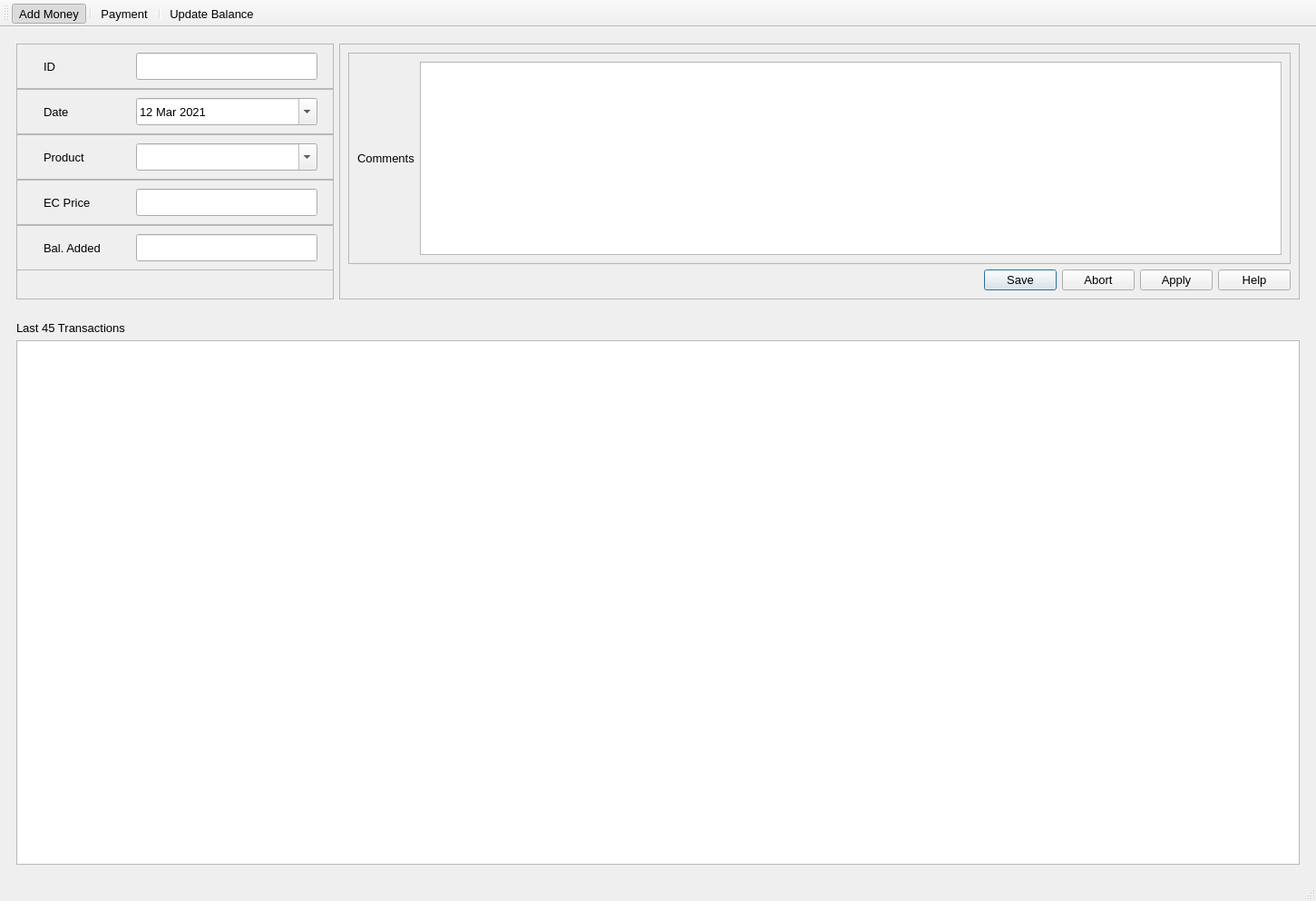
<?xml version="1.0" encoding="UTF-8"?>
<ui version="4.0">
 <class>MainWindow</class>
 <widget class="QMainWindow" name="MainWindow">
  <property name="geometry">
   <rect>
    <x>0</x>
    <y>0</y>
    <width>1451</width>
    <height>993</height>
   </rect>
  </property>
  <property name="minimumSize">
   <size>
    <width>1000</width>
    <height>750</height>
   </size>
  </property>
  <property name="maximumSize">
   <size>
    <width>2048</width>
    <height>1024</height>
   </size>
  </property>
  <property name="font">
   <font>
    <family>Segoe UI</family>
    <pointsize>10</pointsize>
   </font>
  </property>
  <property name="windowTitle">
   <string>Tracking</string>
  </property>
  <property name="toolButtonStyle">
   <enum>Qt::ToolButtonTextBesideIcon</enum>
  </property>
  <widget class="QWidget" name="centralwidget">
   <layout class="QHBoxLayout" name="horizontalLayout">
    <item>
     <layout class="QVBoxLayout" name="verticalLayout">
      <item>
       <widget class="QWidget" name="widget_2" native="true">
        <property name="sizePolicy">
         <sizepolicy hsizetype="Preferred" vsizetype="Fixed">
          <horstretch>0</horstretch>
          <verstretch>0</verstretch>
         </sizepolicy>
        </property>
        <property name="minimumSize">
         <size>
          <width>0</width>
          <height>300</height>
         </size>
        </property>
        <property name="maximumSize">
         <size>
          <width>16777215</width>
          <height>300</height>
         </size>
        </property>
        <layout class="QHBoxLayout" name="horizontalLayout_4">
         <item>
          <layout class="QHBoxLayout" name="horizontalLayout_2">
           <item>
            <widget class="QFrame" name="frame">
             <property name="sizePolicy">
              <sizepolicy hsizetype="Fixed" vsizetype="Preferred">
               <horstretch>0</horstretch>
               <verstretch>0</verstretch>
              </sizepolicy>
             </property>
             <property name="minimumSize">
              <size>
               <width>350</width>
               <height>0</height>
              </size>
             </property>
             <property name="maximumSize">
              <size>
               <width>350</width>
               <height>16777215</height>
              </size>
             </property>
             <property name="frameShape">
              <enum>QFrame::StyledPanel</enum>
             </property>
             <property name="frameShadow">
              <enum>QFrame::Raised</enum>
             </property>
             <widget class="QFrame" name="qf_ID">
              <property name="geometry">
               <rect>
                <x>0</x>
                <y>0</y>
                <width>350</width>
                <height>50</height>
               </rect>
              </property>
              <property name="frameShape">
               <enum>QFrame::StyledPanel</enum>
              </property>
              <property name="frameShadow">
               <enum>QFrame::Raised</enum>
              </property>
              <widget class="QLabel" name="label">
               <property name="geometry">
                <rect>
                 <x>30</x>
                 <y>10</y>
                 <width>100</width>
                 <height>30</height>
                </rect>
               </property>
               <property name="text">
                <string>ID</string>
               </property>
              </widget>
              <widget class="QLineEdit" name="lineEdit">
               <property name="geometry">
                <rect>
                 <x>132</x>
                 <y>10</y>
                 <width>200</width>
                 <height>30</height>
                </rect>
               </property>
              </widget>
             </widget>
             <widget class="QFrame" name="qf_Added_Money">
              <property name="geometry">
               <rect>
                <x>0</x>
                <y>200</y>
                <width>350</width>
                <height>50</height>
               </rect>
              </property>
              <property name="frameShape">
               <enum>QFrame::StyledPanel</enum>
              </property>
              <property name="frameShadow">
               <enum>QFrame::Raised</enum>
              </property>
              <widget class="QLabel" name="label_5">
               <property name="geometry">
                <rect>
                 <x>30</x>
                 <y>10</y>
                 <width>100</width>
                 <height>30</height>
                </rect>
               </property>
               <property name="text">
                <string>Bal. Added</string>
               </property>
              </widget>
              <widget class="QLineEdit" name="lineEdit_3">
               <property name="geometry">
                <rect>
                 <x>132</x>
                 <y>10</y>
                 <width>200</width>
                 <height>30</height>
                </rect>
               </property>
              </widget>
             </widget>
             <widget class="QFrame" name="qf_Date">
              <property name="geometry">
               <rect>
                <x>0</x>
                <y>50</y>
                <width>350</width>
                <height>50</height>
               </rect>
              </property>
              <property name="frameShape">
               <enum>QFrame::StyledPanel</enum>
              </property>
              <property name="frameShadow">
               <enum>QFrame::Raised</enum>
              </property>
              <widget class="QLabel" name="label_2">
               <property name="geometry">
                <rect>
                 <x>30</x>
                 <y>10</y>
                 <width>100</width>
                 <height>30</height>
                </rect>
               </property>
               <property name="text">
                <string>Date</string>
               </property>
              </widget>
              <widget class="QDateEdit" name="dateEdit">
               <property name="geometry">
                <rect>
                 <x>132</x>
                 <y>10</y>
                 <width>200</width>
                 <height>30</height>
                </rect>
               </property>
               <property name="dateTime">
                <datetime>
                 <hour>0</hour>
                 <minute>0</minute>
                 <second>0</second>
                 <year>2021</year>
                 <month>3</month>
                 <day>12</day>
                </datetime>
               </property>
               <property name="minimumDate">
                <date>
                 <year>2020</year>
                 <month>1</month>
                 <day>1</day>
                </date>
               </property>
               <property name="calendarPopup">
                <bool>true</bool>
               </property>
              </widget>
             </widget>
             <widget class="QFrame" name="qf_Product">
              <property name="geometry">
               <rect>
                <x>0</x>
                <y>100</y>
                <width>350</width>
                <height>50</height>
               </rect>
              </property>
              <property name="frameShape">
               <enum>QFrame::StyledPanel</enum>
              </property>
              <property name="frameShadow">
               <enum>QFrame::Raised</enum>
              </property>
              <widget class="QLabel" name="label_3">
               <property name="geometry">
                <rect>
                 <x>30</x>
                 <y>10</y>
                 <width>100</width>
                 <height>30</height>
                </rect>
               </property>
               <property name="text">
                <string>Product</string>
               </property>
              </widget>
              <widget class="QComboBox" name="comboBox">
               <property name="geometry">
                <rect>
                 <x>132</x>
                 <y>10</y>
                 <width>200</width>
                 <height>30</height>
                </rect>
               </property>
               <property name="editable">
                <bool>true</bool>
               </property>
              </widget>
             </widget>
             <widget class="QFrame" name="qf_EcPrice">
              <property name="geometry">
               <rect>
                <x>0</x>
                <y>150</y>
                <width>350</width>
                <height>50</height>
               </rect>
              </property>
              <property name="sizePolicy">
               <sizepolicy hsizetype="Preferred" vsizetype="Preferred">
                <horstretch>0</horstretch>
                <verstretch>0</verstretch>
               </sizepolicy>
              </property>
              <property name="frameShape">
               <enum>QFrame::StyledPanel</enum>
              </property>
              <property name="frameShadow">
               <enum>QFrame::Raised</enum>
              </property>
              <widget class="QLabel" name="label_4">
               <property name="geometry">
                <rect>
                 <x>30</x>
                 <y>10</y>
                 <width>100</width>
                 <height>30</height>
                </rect>
               </property>
               <property name="text">
                <string>EC Price</string>
               </property>
              </widget>
              <widget class="QLineEdit" name="lineEdit_2">
               <property name="geometry">
                <rect>
                 <x>132</x>
                 <y>10</y>
                 <width>200</width>
                 <height>30</height>
                </rect>
               </property>
              </widget>
             </widget>
            </widget>
           </item>
           <item>
            <widget class="QFrame" name="frame_2">
             <property name="frameShape">
              <enum>QFrame::StyledPanel</enum>
             </property>
             <property name="frameShadow">
              <enum>QFrame::Raised</enum>
             </property>
             <layout class="QHBoxLayout" name="horizontalLayout_6">
              <property name="topMargin">
               <number>9</number>
              </property>
              <item>
               <layout class="QVBoxLayout" name="verticalLayout_2">
                <item>
                 <widget class="QFrame" name="frame_3">
                  <property name="frameShape">
                   <enum>QFrame::StyledPanel</enum>
                  </property>
                  <property name="frameShadow">
                   <enum>QFrame::Raised</enum>
                  </property>
                  <layout class="QHBoxLayout" name="horizontalLayout_5">
                   <item>
                    <widget class="QLabel" name="label_6">
                     <property name="sizePolicy">
                      <sizepolicy hsizetype="Fixed" vsizetype="Fixed">
                       <horstretch>0</horstretch>
                       <verstretch>0</verstretch>
                      </sizepolicy>
                     </property>
                     <property name="text">
                      <string>Comments</string>
                     </property>
                     <property name="alignment">
                      <set>Qt::AlignLeading|Qt::AlignLeft|Qt::AlignTop</set>
                     </property>
                    </widget>
                   </item>
                   <item>
                    <widget class="QTextEdit" name="textEdit"/>
                   </item>
                  </layout>
                 </widget>
                </item>
                <item>
                 <widget class="QDialogButtonBox" name="buttonBox">
                  <property name="standardButtons">
                   <set>QDialogButtonBox::Abort|QDialogButtonBox::Apply|QDialogButtonBox::Help|QDialogButtonBox::Save</set>
                  </property>
                  <property name="centerButtons">
                   <bool>false</bool>
                  </property>
                 </widget>
                </item>
               </layout>
              </item>
             </layout>
            </widget>
           </item>
          </layout>
         </item>
        </layout>
       </widget>
      </item>
      <item>
       <widget class="QWidget" name="widget" native="true">
        <property name="sizePolicy">
         <sizepolicy hsizetype="Expanding" vsizetype="Expanding">
          <horstretch>0</horstretch>
          <verstretch>0</verstretch>
         </sizepolicy>
        </property>
        <layout class="QHBoxLayout" name="horizontalLayout_3">
         <item>
          <layout class="QVBoxLayout" name="verticalLayout_3">
           <property name="sizeConstraint">
            <enum>QLayout::SetMaximumSize</enum>
           </property>
           <item>
            <widget class="QLabel" name="label_7">
             <property name="text">
              <string>Last 45 Transactions</string>
             </property>
            </widget>
           </item>
           <item>
            <widget class="QGraphicsView" name="graphicsView">
             <property name="backgroundBrush">
              <brush brushstyle="SolidPattern">
               <color alpha="255">
                <red>100</red>
                <green>0</green>
                <blue>0</blue>
               </color>
              </brush>
             </property>
            </widget>
           </item>
          </layout>
         </item>
        </layout>
       </widget>
      </item>
     </layout>
    </item>
   </layout>
  </widget>
  <widget class="QStatusBar" name="statusbar"/>
  <widget class="QToolBar" name="toolBar">
   <property name="windowTitle">
    <string>toolBar</string>
   </property>
   <attribute name="toolBarArea">
    <enum>TopToolBarArea</enum>
   </attribute>
   <attribute name="toolBarBreak">
    <bool>false</bool>
   </attribute>
   <addaction name="actionAdd_Money"/>
   <addaction name="separator"/>
   <addaction name="actionPayment"/>
   <addaction name="separator"/>
   <addaction name="actionUpdate_Balance"/>
  </widget>
  <action name="actionAdd_Money">
   <property name="checkable">
    <bool>true</bool>
   </property>
   <property name="checked">
    <bool>true</bool>
   </property>
   <property name="text">
    <string>Add Money</string>
   </property>
  </action>
  <action name="actionPayment">
   <property name="checkable">
    <bool>true</bool>
   </property>
   <property name="text">
    <string>Payment</string>
   </property>
  </action>
  <action name="actionUpdate_Balance">
   <property name="checkable">
    <bool>true</bool>
   </property>
   <property name="checked">
    <bool>false</bool>
   </property>
   <property name="text">
    <string>Update Balance</string>
   </property>
  </action>
 </widget>
 <resources/>
 <connections/>
</ui>
